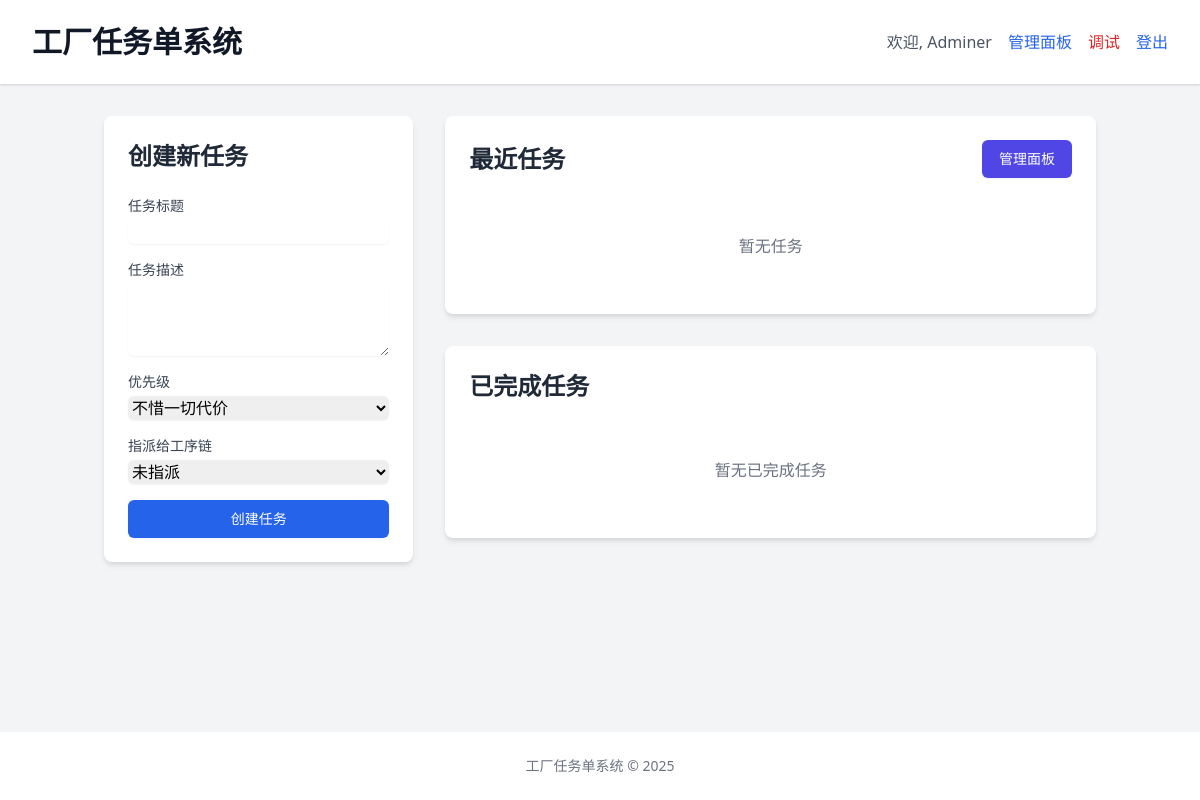
/index.php (signed in), run on an earlier commit of the app's database.
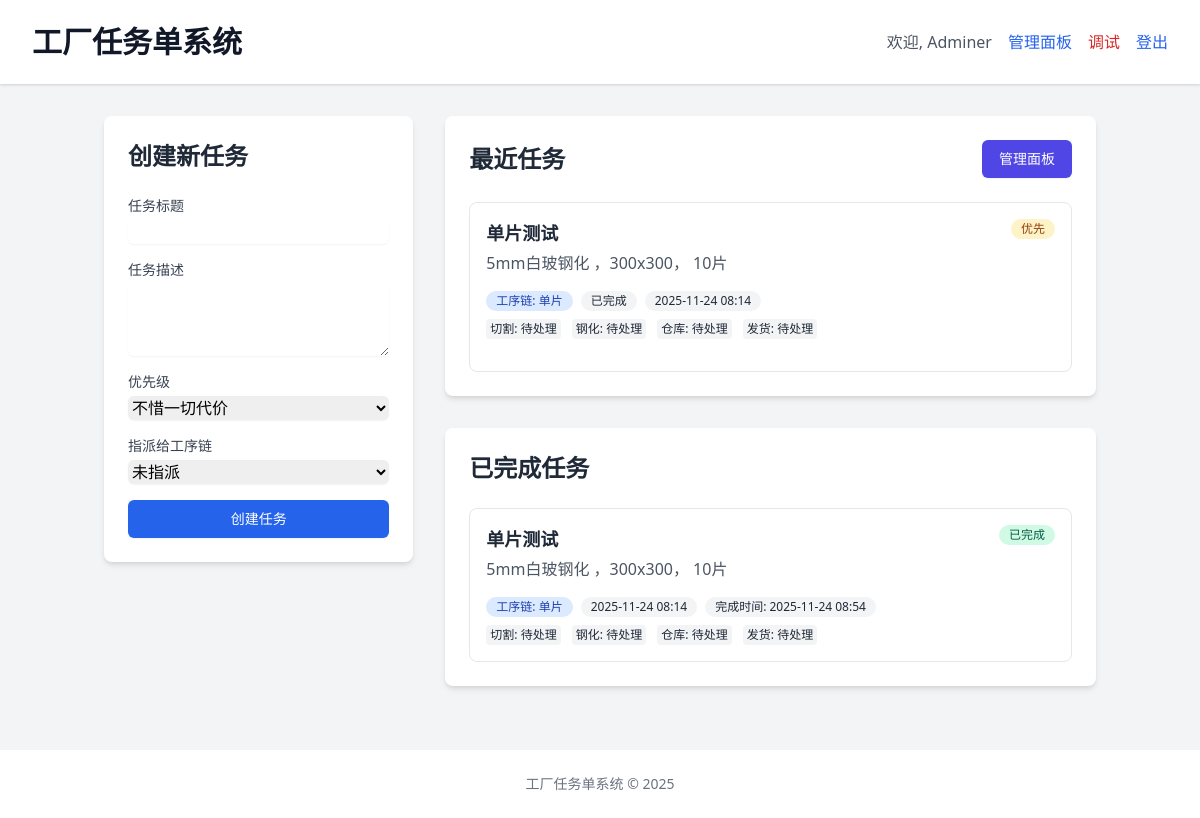
And on a later commit of the database.
### tables this page shows
CREATE TABLE "todos" (id INTEGER PRIMARY KEY AUTOINCREMENT, title TEXT NOT NULL, description TEXT, status TEXT CHECK (status IN ('pending', 'in-progress', 'completed', 'cancelled', 'void')) DEFAULT 'pending', created_by INTEGER REFERENCES users(id), assigned_to INTEGER REFERENCES users(id), due_date DATETIME, priority TEXT CHECK (priority IN ('critical', 'urgent', 'high', 'medium', 'low')) DEFAULT 'medium', process_chain_type TEXT, created_at DATETIME DEFAULT CURRENT_TIMESTAMP, updated_at DATETIME DEFAULT CURRENT_TIMESTAMP);

CREATE TABLE process_chains (
                id INTEGER PRIMARY KEY AUTOINCREMENT,
                name TEXT NOT NULL UNIQUE,
                enabled BOOLEAN DEFAULT 1,
                created_at DATETIME DEFAULT CURRENT_TIMESTAMP,
                updated_at DATETIME DEFAULT CURRENT_TIMESTAMP
            );

CREATE TABLE process_chain_steps (
                id INTEGER PRIMARY KEY AUTOINCREMENT,
                chain_id INTEGER NOT NULL,
                step_key TEXT NOT NULL,
                'order' INTEGER NOT NULL,
                created_at DATETIME DEFAULT CURRENT_TIMESTAMP,
                FOREIGN KEY (chain_id) REFERENCES process_chains(id) ON DELETE CASCADE,
                UNIQUE(chain_id, step_key),
                UNIQUE(chain_id, 'order')
            );

### index.php (the view, shortened to what the rows shown need)
<?php
require_once 'config/database.php';
require_once 'includes/functions.php';
$recentTasks = getRecentTasks();
$completedTasks = getCompletedTasks();
?>
<?php include 'header.php'; ?>
    <div class="flex-grow container mx-auto px-4 py-8">
        <div class="grid grid-cols-1 lg:grid-cols-3 gap-8">
            <div class="lg:col-span-1">
                <div class="bg-white rounded-lg shadow-md p-6">
                    <h2 class="text-2xl font-bold mb-6 text-gray-800">创建新任务</h2>
                </div>
            </div>
            <div class="lg:col-span-2">
                <div class="bg-white rounded-lg shadow-md p-6">
                    <div class="flex justify-between items-center mb-6">
                        <h2 class="text-2xl font-bold text-gray-800">最近任务</h2>
                    </div>
                    <?php
                    $displayTasks = $recentTasks;
                    ?>
                    <?php if (empty($displayTasks)): ?>
                        <p class="text-gray-500 text-center py-8">暂无任务</p>
                    <?php else: ?>
                        <div class="space-y-4">
                            <?php foreach ($displayTasks as $task): ?>
                                <div class="border border-gray-200 rounded-lg p-4 hover:bg-gray-50 transition">
                                    <div class="flex justify-between items-start">
                                        <div>
                                            <h3 class="font-semibold text-lg text-gray-800"><?= htmlspecialchars($task['title']) ?></h3>
                                            <?php if ($task['description']): ?>
                                                <p class="text-gray-600 mt-1"><?= htmlspecialchars($task['description']) ?></p>
                                            <?php endif; ?>
                                        </div>
                                        <span class="inline-flex items-center px-2.5 py-0.5 rounded-full text-xs font-medium bg-<?=
                                            $task['priority'] === 'critical' ? 'red' :
                                            ($task['priority'] === 'urgent' ? 'orange' :
                                            ($task['priority'] === 'high' ? 'yellow' :
                                            ($task['priority'] === 'medium' ? 'green' : 'blue')))
                                        ?>-100 text-<?=
                                            $task['priority'] === 'critical' ? 'red' :
                                            ($task['priority'] === 'urgent' ? 'orange' :
                                            ($task['priority'] === 'high' ? 'yellow' :
                                            ($task['priority'] === 'medium' ? 'green' : 'blue')))
                                        ?>-800">
                                            <?= PRIORITY[$task['priority']] ?? $task['priority'] ?>
                                        </span>
                                    </div>
                                    <div class="mt-4 flex flex-wrap gap-2">
                                        <?php if ($task['process_chain_type']): ?>
                                            <?php
                                            $chain = getProcessChainById($task['process_chain_type']);
                                            ?>
                                            <span class="inline-flex items-center px-2.5 py-0.5 rounded-full text-xs font-medium bg-blue-100 text-blue-800">
                                                工序链: <?= $chain ? htmlspecialchars($chain['name']) : '未知工序链' ?>
                                            </span>
                                        <?php endif; ?>
                                        <span class="inline-flex items-center px-2.5 py-0.5 rounded-full text-xs font-medium bg-gray-100 text-gray-800">
                                            <?= PROCESS_STATUS[$task['status']] ?? $task['status'] ?>
                                        </span>
                                        <span class="inline-flex items-center px-2.5 py-0.5 rounded-full text-xs font-medium bg-gray-100 text-gray-800">
                                            <?= date('Y-m-d H:i', strtotime($task['created_at'])) ?>
                                        </span>
                                    </div>
                                    <?php if ($task['process_chain_type']): ?>
                                        <?php
                                        $chain = getProcessChainById($task['process_chain_type']);
                                        if ($chain):
                                            $steps = getProcessChainSteps($chain['id']);
                                            $stepStatuses = getProcessChainStepStatuses($task['id'], $chain['id']);
                                            ?>
                                            <div class="mt-2 text-xs">
                                                <?php foreach ($steps as $step):
                                                    $stepName = PROCESSING_STEPS[$step['step_key']] ?? $step['step_key'];
                                                    $status = $stepStatuses[$step['step_key']] ?? 'pending';
                                                    $statusClass = '';
                                                    $statusText = '';
                                                    switch ($status) {
                                                        default:
                                                            $statusClass = 'bg-gray-100 text-gray-800';
                                                            $statusText = '待处理';
                                                    }
                                                    ?>
                                                    <span class="inline-block mr-2 px-1 py-0.5 rounded <?= $statusClass ?>">
                                                        <?= htmlspecialchars($stepName) ?>: <span class="font-medium"><?= $statusText ?></span>
                                                    </span>
                                                <?php endforeach; ?>
                                            </div>
                                        <?php endif; ?>
                                    <?php endif; ?>
                                </div>
                            <?php endforeach; ?>
                        </div>
                    <?php endif; ?>
                </div>
                <div class="bg-white rounded-lg shadow-md p-6 mt-8">
                    <h2 class="text-2xl font-bold mb-6 text-gray-800">已完成任务</h2>
                    <?php if (empty($completedTasks)): ?>
                        <p class="text-gray-500 text-center py-8">暂无已完成任务</p>
                    <?php else: ?>
                        <div class="space-y-4">
                            <?php foreach ($completedTasks as $task): ?>
                                <div class="border border-gray-200 rounded-lg p-4 hover:bg-gray-50 transition">
                                    <div class="flex justify-between items-start">
                                        <div>
                                            <h3 class="font-semibold text-lg text-gray-800"><?= htmlspecialchars($task['title']) ?></h3>
                                            <?php if ($task['description']): ?>
                                                <p class="text-gray-600 mt-1"><?= htmlspecialchars($task['description']) ?></p>
                                            <?php endif; ?>
                                        </div>
                                        <span class="inline-flex items-center px-2.5 py-0.5 rounded-full text-xs font-medium bg-green-100 text-green-800">
                                            <?= PROCESS_STATUS[$task['status']] ?? $task['status'] ?>
                                        </span>
                                    </div>
                                    <div class="mt-4 flex flex-wrap gap-2">
                                        <?php if ($task['process_chain_type']): ?>
                                            <?php
                                            $chain = getProcessChainById($task['process_chain_type']);
                                            ?>
                                            <span class="inline-flex items-center px-2.5 py-0.5 rounded-full text-xs font-medium bg-blue-100 text-blue-800">
                                                工序链: <?= $chain ? htmlspecialchars($chain['name']) : '未知工序链' ?>
                                            </span>
                                        <?php endif; ?>
                                        <span class="inline-flex items-center px-2.5 py-0.5 rounded-full text-xs font-medium bg-gray-100 text-gray-800">
                                            <?= date('Y-m-d H:i', strtotime($task['created_at'])) ?>
                                        </span>
                                        <span class="inline-flex items-center px-2.5 py-0.5 rounded-full text-xs font-medium bg-gray-100 text-gray-800">
                                            完成时间: <?= date('Y-m-d H:i', strtotime($task['updated_at'])) ?>
                                        </span>
                                    </div>
                                    <?php if ($task['process_chain_type']): ?>
                                        <?php
                                        $chain = getProcessChainById($task['process_chain_type']);
                                        if ($chain):
                                            $steps = getProcessChainSteps($chain['id']);
                                            $stepStatuses = getProcessChainStepStatuses($task['id'], $chain['id']);
                                            ?>
                                            <div class="mt-2 text-xs">
                                                <?php foreach ($steps as $step):
                                                    $stepName = PROCESSING_STEPS[$step['step_key']] ?? $step['step_key'];
                                                    $status = $stepStatuses[$step['step_key']] ?? 'pending';
                                                    $statusClass = '';
                                                    $statusText = '';
                                                    switch ($status) {
                                                        default:
                                                            $statusClass = 'bg-gray-100 text-gray-800';
                                                            $statusText = '待处理';
                                                    }
                                                    ?>
                                                    <span class="inline-block mr-2 px-1 py-0.5 rounded <?= $statusClass ?>">
                                                        <?= htmlspecialchars($stepName) ?>: <span class="font-medium"><?= $statusText ?></span>
                                                    </span>
                                                <?php endforeach; ?>
                                            </div>
                                        <?php endif; ?>
                                    <?php endif; ?>
                                </div>
                            <?php endforeach; ?>
                        </div>
                    <?php endif; ?>
                </div>
            </div>
        </div>
    </div>

What changed in the data, as far as the page shows it:
added todos: title "单片测试", description "5mm白玻钢化 ，300x300， 10片", priority "优先", process_chains.name "单片", status "已完成", created_at "2025-11-24 08:14", updated_at "2025-11-24 08:54"
now on this page (row unchanged): process_chain_steps: step_key "切割", step_key "待处理"
now on this page (row unchanged): process_chain_steps: step_key "钢化", step_key "待处理"
now on this page (row unchanged): process_chain_steps: step_key "仓库", step_key "待处理"
now on this page (row edited): process_chain_steps: step_key "发货", step_key "待处理"
Also different on the page:
text no longer shown: "暂无任务 暂无已完成任务"
